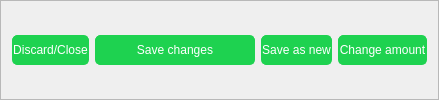
                   <widget class="QFrame" name="frame_5">
                    <property name="styleSheet">
                     <string notr="true">QPushButton{
	font: 75 10pt &quot;Arial&quot; bold;
	color: rgb(255, 255, 255);
	border-radius: 5px;
	border: 1px solid rgb(30, 210, 80);
	background-color: rgb(30, 210, 80);
}</string>
                    </property>
                    <property name="frameShape">
                     <enum>QFrame::StyledPanel</enum>
                    </property>
                    <property name="frameShadow">
                     <enum>QFrame::Raised</enum>
                    </property>
                    <layout class="QHBoxLayout" name="horizontalLayout_3">
                     <item>
                      <widget class="QPushButton" name="pushButton_2">
                       <property name="minimumSize">
                        <size>
                         <width>0</width>
                         <height>30</height>
                        </size>
                       </property>
                       <property name="styleSheet">
                        <string notr="true">QPushButton{
	font: 75 10pt &quot;Arial&quot; bold;
	color: rgb(255, 255, 255);
	border-radius: 5px;
	border: 1px solid rgb(30, 210, 80);
	background-color: rgb(30, 210, 80);
}</string>
                       </property>
                       <property name="text">
                        <string>Discard/Close</string>
                       </property>
                      </widget>
                     </item>
                     <item>
                      <widget class="QPushButton" name="saveChangesBtn">
                       <property name="enabled">
                        <bool>true</bool>
                       </property>
                       <property name="minimumSize">
                        <size>
                         <width>160</width>
                         <height>30</height>
                        </size>
                       </property>
                       <property name="styleSheet">
                        <string notr="true">QPushButton{
	font: 75 10pt &quot;Arial&quot; bold;
	color: rgb(255, 255, 255);
	border-radius: 5px;
	border: 1px solid rgb(30, 210, 80);
	background-color: rgb(30, 210, 80);
}</string>
                       </property>
                       <property name="text">
                        <string>Save changes</string>
                       </property>
                       <property name="icon">
                        <iconset resource="../resources.qrc">
                         <normaloff>:/Icons/Icons/send.svg</normaloff>:/Icons/Icons/send.svg</iconset>
                       </property>
                      </widget>
                     </item>
                     <item>
                      <widget class="QPushButton" name="saveAsNewBtn">
                       <property name="minimumSize">
                        <size>
                         <width>0</width>
                         <height>30</height>
                        </size>
                       </property>
                       <property name="styleSheet">
                        <string notr="true">QPushButton{
	font: 75 10pt &quot;Arial&quot; bold;
	color: rgb(255, 255, 255);
	border-radius: 5px;
	border: 1px solid rgb(30, 210, 80);
	background-color: rgb(30, 210, 80);
}</string>
                       </property>
                       <property name="text">
                        <string>Save as new</string>
                       </property>
                      </widget>
                     </item>
                     <item>
                      <widget class="QPushButton" name="changeAmountBtn">
                       <property name="minimumSize">
                        <size>
                         <width>0</width>
                         <height>30</height>
                        </size>
                       </property>
                       <property name="text">
                        <string>Change amount</string>
                       </property>
                      </widget>
                     </item>
                    </layout>
                   </widget>
